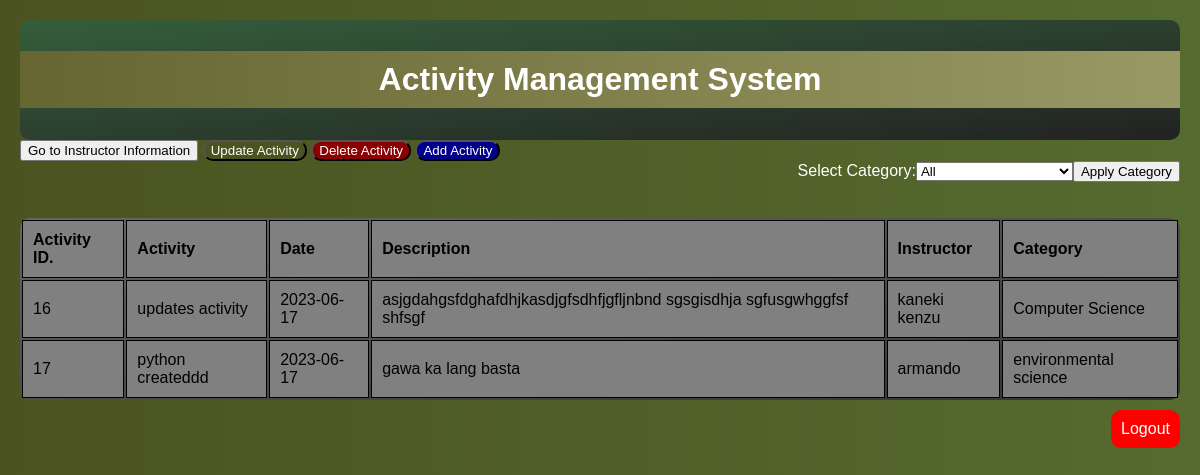
The page /dash.php on the database its author committed.
### tables this page shows
CREATE TABLE `activities` (
  `activity_id` int(11) NOT NULL,
  `activity_name` varchar(100) DEFAULT NULL,
  `activity_date` date DEFAULT NULL,
  `activity_description` varchar(255) DEFAULT NULL,
  `instructor_id` int(11) DEFAULT NULL,
  `category_id` int(11) DEFAULT NULL
);

CREATE TABLE `instructors` (
  `instructor_id` int(11) NOT NULL,
  `instructor_name` varchar(50) DEFAULT NULL,
  `instructor_email` varchar(100) DEFAULT NULL,
  `instructor_address` varchar(255) DEFAULT NULL,
  `instructor_gender` char(8) DEFAULT NULL
);

CREATE TABLE `activity_categories` (
  `category_id` int(11) NOT NULL,
  `study_area` varchar(255) DEFAULT NULL
);

### dash.php (the view, shortened to what this page needs)
<?php
require_once 'db.php';
function viewActivities()
{
    global $conn;
    echo "<div style='text-align: right;'>";
    echo "<form method='GET' action=''>";
    echo "<label for='category_filter'>Select Category:</label>";
    echo "<select name='category_filter' id='category_filter'>";
    echo "<option value=''>All</option>";
    echo "</select>";
    echo "<input type='submit' value='Apply Category'>";
    echo "</form><br><br>";
    echo "</div>";
    $filter = isset($_GET['category_filter']) ? $_GET['category_filter'] : '';
    $filterSql = ($filter !== '') ? " WHERE activity_categories.study_area = '$filter'" : "";
    $sql = "SELECT activities.activity_id AS 'Activity ID.',
            activities.activity_name AS 'Activity',
            activities.activity_date AS 'Date',
            activities.activity_description AS 'Description',
            instructors.instructor_name AS 'Instructor',
            activity_categories.study_area AS 'Category'
            FROM activities
            INNER JOIN instructors ON activities.instructor_id = instructors.instructor_id
            LEFT JOIN activity_categories ON activities.category_id = activity_categories.category_id
            $filterSql
            GROUP BY activities.activity_id";
    $result = $conn->query($sql);
    echo "<table class='activity-table'>";
    echo "<tr><th>Activity ID.</th><th>Activity</th><th>Date</th><th>Description</th><th>Instructor</th><th>Category</th></tr>";
    if ($result->num_rows > 0) {
        while ($row = $result->fetch_assoc()) {
            echo "<tr>";
            echo "<td>" . $row['Activity ID.'] . "</td>";
            echo "<td>" . $row['Activity'] . "</td>";
            echo "<td>" . $row['Date'] . "</td>";
            echo "<td>" . $row['Description'] . "</td>";
            echo "<td>" . $row['Instructor'] . "</td>";
            echo "<td>" . $row['Category'] . "</td>";
            echo "</tr>";
        }
    } else {
        echo "<tr><td colspan='6'>No activities found.</td></tr>";
    }
    echo "</table>";
}
?>
<!DOCTYPE html>
<html>
<head>
</head>
<body>
    <div class="activity-management-system-container">
        <h1>Activity Management System</h1>
    </div>
</head>
<body>
    <a href="instinfo.php"><button>Go to Instructor Information</button></a>
    <a href="update.php"><button class="update-button">Update Activity</button></a>
    <a href="delete.php"><button class="delete-button">Delete Activity</button></a>
    <a href="add.php"><button class="add-button">Add Activity</button></a>
    <?php
    viewActivities();
    ?>
    <div class="logout">
        <a href="index.php">Logout</a>
    </div>
</body>
</html>

### dash.php (style rules this page uses)
body { background: linear-gradient(to right, #4B5320, #556B2F); margin: 10px; padding: 10px; font-family: Arial, sans-serif; color: #FFFFFF; }
.activity-management-system-container { background: linear-gradient(to bottom right, #355E3B, #222222); padding: 10px; border-radius: 10px; }
h1 { background: linear-gradient(to right, #666633, #999966); padding: 10px; margin-left: -10px; margin-right: -10px; text-align: center; color: white; }
label { color: white; }
.activity-table { background: linear-gradient(to bottom right, #666666, #333333); border-radius: 10px; width: 100%; }
.activity-table th, .activity-table td { border: 1px solid black; padding: 10px; text-align: left; background-color: #808080; color: black; }
.update-button { background-color: #4B5320; border-radius: 10px; color: white; }
.delete-button { background-color: #8B0000; border-radius: 10px; color: white; }
.add-button { background-color: #00008B; border-radius: 10px; color: white; }
.logout { background-color: red; border-radius: 10px; padding: 10px; text-align: center; color: white; margin-top: 10px; float: right; }
.logout a { color: white; text-decoration: none; }

### rows shown on the page
activities: activity_id "16", activity_name "updates activity", activity_date "2023-06-17", activity_description "asjgdahgsfdghafdhjkasdjgfsdhfjgfljnbnd sgsgisdhja sgfusgwhggfsf shfsgf", instructor.instructor_name "kaneki kenzu", category.study_area "Computer Science"
activities: activity_id "17", activity_name "python createddd", activity_date "2023-06-17", activity_description "gawa ka lang basta", instructor.instructor_name "armando", category.study_area "environmental science"
